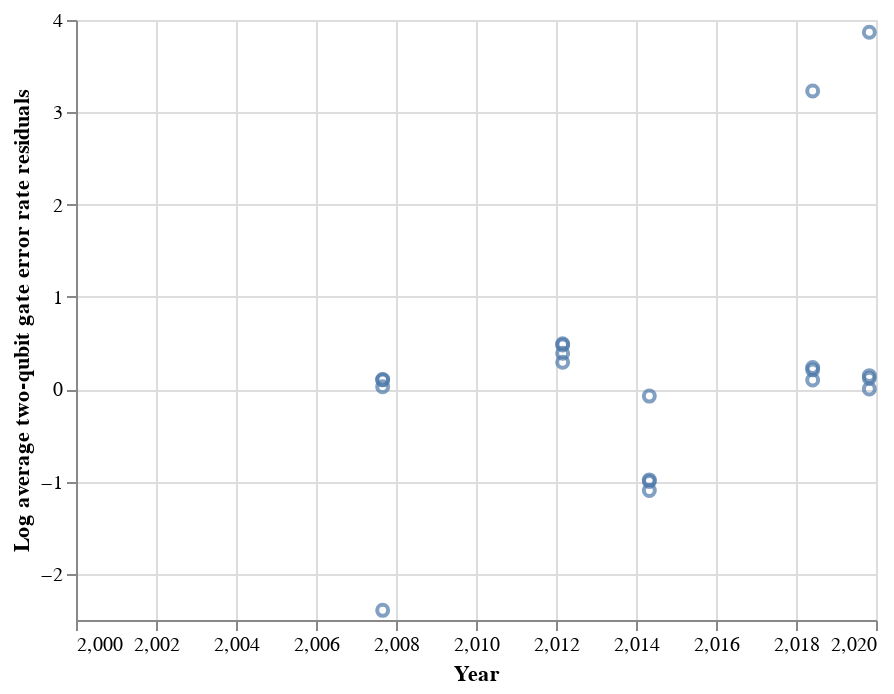

The notebook cell saved with this chart:
### Code cell
#@markdown Visualize residuals
metric = "Average two-qubit gate error rate" #@param ["Physical qubits", "Average two-qubit gate error rate", "Generalized logical qubits"]

# Compute aggregated datapoints
df_hat = df_data.dropna(subset=["Year", metric])
df_hat = df_hat[df_hat[metric] > 0.]
df_max = max_aggregation(df_hat, metric)
x = df_max["Year"].values
y = df_max[metric].values

# Compute residuals
residuals_data = []
for label, model in models.items():
  residuals = model.log_residuals(x,y,metric)

  model_residuals = [{
        "Model" : label,
        "Year" : t,
        "Residuals" : r
       } for t,r in zip(x, residuals)]

  residuals_data += model_residuals 
  
residuals_df = pd.DataFrame(residuals_data)
residuals_df = pd.melt(residuals_df, id_vars=['Year', 'Model'], value_vars=["Residuals"])
residuals_df = residuals_df.rename(columns={"value":f"Log {metric.lower()} residuals"})
# Plot residuals
input_dropdown = alt.binding_select(options=residuals_df["Model"].unique())
selection = alt.selection_single(fields=['Model'], bind=input_dropdown, name='Model ')

alt.Chart(residuals_df).mark_point().encode(
    x=alt.X("Year", scale=alt.Scale(domain=[2000, 2020])),
    y=f"Log {metric.lower()} residuals"
).add_selection(selection).transform_filter(
    selection
)

### Figure 1 — Vega-Lite specification as saved in the notebook (floating-point values rounded to 4 significant figures)
{"config": {"view": {"continuousWidth": 400, "continuousHeight": 300}}, "data": {"name": "data-2a759598048ee9b0c9e22311c7b64a9e"}, "mark": "point", "encoding": {"x": {"type": "quantitative", "field": "Year", "scale": {"domain": [2000, 2020]}}, "y": {"type": "quantitative", "field": "Log average two-qubit gate error rate residuals"}}, "selection": {"Model ": {"type": "single", "fields": ["Model"], "bind": {"input": "select", "options": ["Baseline", "Bootstrap quantile 0.05", "Bootstrap quantile 0.5", "Bootstrap quantile 0.95"]}}}, "transform": [{"filter": {"selection": "Model "}}], "$schema": "https://vega.github.io/schema/vega-lite/v4.8.1.json", "datasets": {"data-2a759598048ee9b0c9e22311c7b64a9e": [{"Year": 2008.0, "Model": "Baseline", "variable": "Residuals", "Log average two-qubit gate error rate residuals": 0.1061}, {"Year": 2012.0, "Model": "Baseline", "variable": "Residuals", "Log average two-qubit gate error rate residuals": 0.4924}, {"Year": 2014.0, "Model": "Baseline", "variable": "Residuals", "Log average two-qubit gate error rate residuals": -0.9818}, {"Year": 2018.0, "Model": "Baseline", "variable": "Residuals", "Log average two-qubit gate error rate residuals": 0.2358}, {"Year": 2020.0, "Model": "Baseline", "variable": "Residuals", "Log average two-qubit gate error rate residuals": 0.1475}, {"Year": 2008.0, "Model": "Bootstrap quantile 0.05", "variable": "Residuals", "Log average two-qubit gate error rate residuals": -2.395}, {"Year": 2012.0, "Model": "Bootstrap quantile 0.05", "variable": "Residuals", "Log average two-qubit gate error rate residuals": 0.2919}, {"Year": 2014.0, "Model": "Bootstrap quantile 0.05", "variable": "Residuals", "Log average two-qubit gate error rate residuals": -0.07436}, {"Year": 2018.0, "Model": "Bootstrap quantile 0.05", "variable": "Residuals", "Log average two-qubit gate error rate residuals": 3.231}, {"Year": 2020.0, "Model": "Bootstrap quantile 0.05", "variable": "Residuals", "Log average two-qubit gate error rate residuals": 3.867}, {"Year": 2008.0, "Model": "Bootstrap quantile 0.5", "variable": "Residuals", "Log average two-qubit gate error rate residuals": 0.1014}, {"Year": 2012.0, "Model": "Bootstrap quantile 0.5", "variable": "Residuals", "Log average two-qubit gate error rate residuals": 0.4788}, {"Year": 2014.0, "Model": "Bootstrap quantile 0.5", "variable": "Residuals", "Log average two-qubit gate error rate residuals": -0.9997}, {"Year": 2018.0, "Model": "Bootstrap quantile 0.5", "variable": "Residuals", "Log average two-qubit gate error rate residuals": 0.2098}, {"Year": 2020.0, "Model": "Bootstrap quantile 0.5", "variable": "Residuals", "Log average two-qubit gate error rate residuals": 0.1186}, {"Year": 2008.0, "Model": "Bootstrap quantile 0.95", "variable": "Residuals", "Log average two-qubit gate error rate residuals": 0.02661}, {"Year": 2012.0, "Model": "Bootstrap quantile 0.95", "variable": "Residuals", "Log average two-qubit gate error rate residuals": 0.3891}, {"Year": 2014.0, "Model": "Bootstrap quantile 0.95", "variable": "Residuals", "Log average two-qubit gate error rate residuals": -1.097}, {"Year": 2018.0, "Model": "Bootstrap quantile 0.95", "variable": "Residuals", "Log average two-qubit gate error rate residuals": 0.09948}, {"Year": 2020.0, "Model": "Bootstrap quantile 0.95", "variable": "Residuals", "Log average two-qubit gate error rate residuals": 0.003587}]}}
